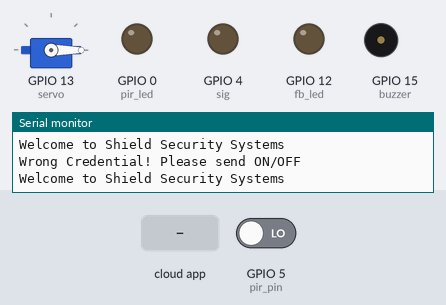
The sketch below on a simulated ESP8266 (NodeMCU). Shown: servo, output pins drawn as LEDs (lit = HIGH), buzzer (waves = sounding, pin HIGH), the last lines printed to the serial monitor. The inputs (shaded band) are chosen by the test bench; at power-on: GPIO 5 (pir_pin) LOW. WiFi joins after 1.5 s; servers stay silent unless stated; the Firebase database answers and starts empty.

Above: at 3.8 s.
3.9 s: the phone or cloud app sets Security to 1
At 4.9 s:
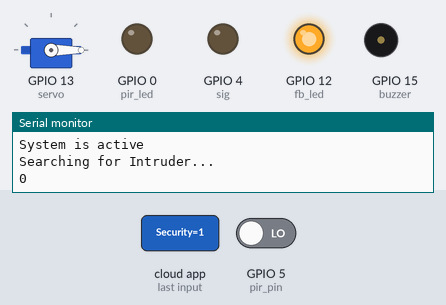
5.6 s: GPIO 5 (pir_pin) driven HIGH
At 6.7 s:
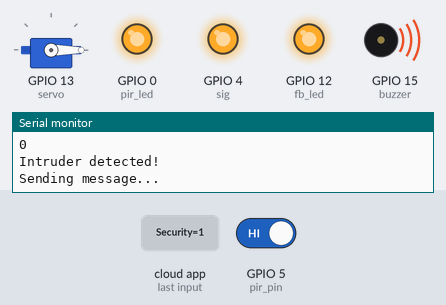
7.9 s: the phone or cloud app sets servo to 1
At 9.7 s:
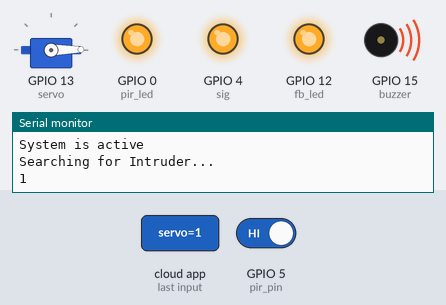
10.2 s: the phone or cloud app sets Security to 0
At 13.7 s:
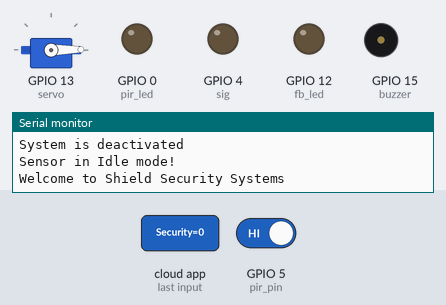
Timing chart, 0 to 14.2 s (numbered marks = the images above; inputs shaded):
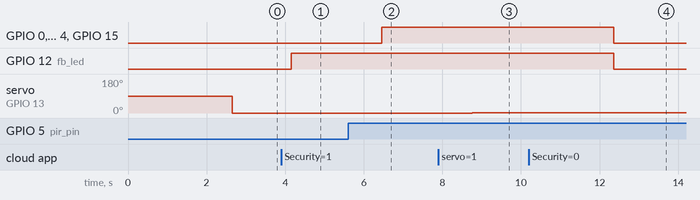

The sketch:

nmcu_code.ino
```cpp
#include <ESP8266WiFi.h>                                                // esp8266 library
#include <SoftwareSerial.h>
#include <FirebaseArduino.h>
#include <ArduinoJson.h>
#include <ESP8266HTTPClient.h>
#include <Servo.h>

// required libraries
// Set these to run example.
#define FIREBASE_HOST "iot-home-security-6b9c2.firebaseio.com"         //please remove http and / from firebase url
#define FIREBASE_AUTH "kYRGhTzK2tfdjVYAkdX6KJBSK34EFvo8TWAFaWUk"      // paste secret key here
#define WIFI_SSID "Foxrine"
#define WIFI_PASSWORD "lamia2000"                                    //password of wifi ssid

String fireStatus = "";                                                     // led status received from firebase
int sig = 4;
int pir_led = 0;
int pir_pin = 5;
int fb_led = 12;
int buzzer = 15;
int servoAngle;
Servo servo;
String myString; // sending integer data as string ,sensor data can also be send as integer
String motion = "Intruder Detected";   // string which stores state - motion/no motion
String nomotion= "No motion";
int sdata = 0; // PIR sensor  value will be stored in sdata.


void setup() {
  Serial.begin(115200);
  delay(1000);
//  Serial1.begin(9600);
  servo.attach(13);
  pinMode(sig,OUTPUT);
  digitalWrite(sig,LOW);
  pinMode(fb_led, OUTPUT);
  pinMode(pir_led,OUTPUT);
  pinMode(pir_pin, INPUT); // declare sensor as input
  pinMode(buzzer, OUTPUT);

  WiFi.begin(WIFI_SSID, WIFI_PASSWORD);                                      //try to connect with wifi
  Serial.print("Connecting to ");
  Serial.print(WIFI_SSID);
  while (WiFi.status() != WL_CONNECTED) {
    Serial.print(".");
    delay(500);
  }
  Serial.println();
  Serial.print("Connected to ");
  Serial.println(WIFI_SSID);
  Serial.print("IP Address is : ");
  Serial.println(WiFi.localIP());                                                      //print local IP address
  Firebase.begin(FIREBASE_HOST, FIREBASE_AUTH);                                       // connect to firebase

  //Firebase.setString("IOT_Security_Panel/Security", fireStatus);
  servoAngle = Firebase.getInt("IOT_Security_Panel/servo");
  servo.write(servoAngle);


}

void loop() {
  Serial.println("Welcome to Shield Security Systems");
  servoAngle = Firebase.getInt("IOT_Security_Panel/servo");
  servo.write(servoAngle);
  fireStatus = Firebase.getString("IOT_Security_Panel/Security");                                      // get ld status input from firebase
  if (fireStatus == "1") {                                                          // compare the input of led status received from firebase
    Serial.println("System is active");                                                  // make bultin led ON
    digitalWrite(fb_led, HIGH);
    sdata = digitalRead(pir_pin);
    Serial.println("Searching for Intruder...");
    myString = String(sdata);
    Serial.println(myString);//printing string to verify whether sensor is working or not
    delay(1000);
    long state = digitalRead(pir_pin);

    if(state == HIGH) {

      digitalWrite (pir_led, HIGH);
      digitalWrite (buzzer, HIGH);
      Serial.println("Intruder detected!");
      Serial.println("Sending message...");
      digitalWrite(sig, HIGH);
//      Serial.println(state);
      Firebase.setString("IOT_Security_Panel/alert",motion);//A string will be sent to real time database under state- alert -ex -  motion , no motion
      delay(2000);
    }

  }
  else if (fireStatus == "0") {                                                  // compare the input of led status received from firebase
    Serial.println("System is deactivated");                                               // make bultin led OFF
    digitalWrite(fb_led, LOW);
    digitalWrite (pir_pin, LOW);
    digitalWrite(pir_led,LOW);
    digitalWrite (buzzer, LOW);
    digitalWrite(sig, LOW);
    Serial.println("Sensor in Idle mode!");
    Firebase.setString("IOT_Security_Panel/alert",nomotion);
    delay(1000);

  }
  else {
    Serial.println("Wrong Credential! Please send ON/OFF");
    Serial.println(fireStatus);
  }


}
```

Measured:
- after the input at 3.9 s, GPIO 12 (fb_led): LOW → HIGH after 0.26 s
- after the input at 5.6 s, GPIO 0 (pir_led), GPIO 4 (sig), GPIO 15 (buzzer): LOW → HIGH after 0.86 s
- after the input at 7.9 s, servo on GPIO 13 (servo): 0° → 1° after 0.86 s
- after the input at 10.2 s, GPIO 0 (pir_led), GPIO 4 (sig), GPIO 12 (fb_led), GPIO 15 (buzzer): HIGH → LOW after 2.2 s
